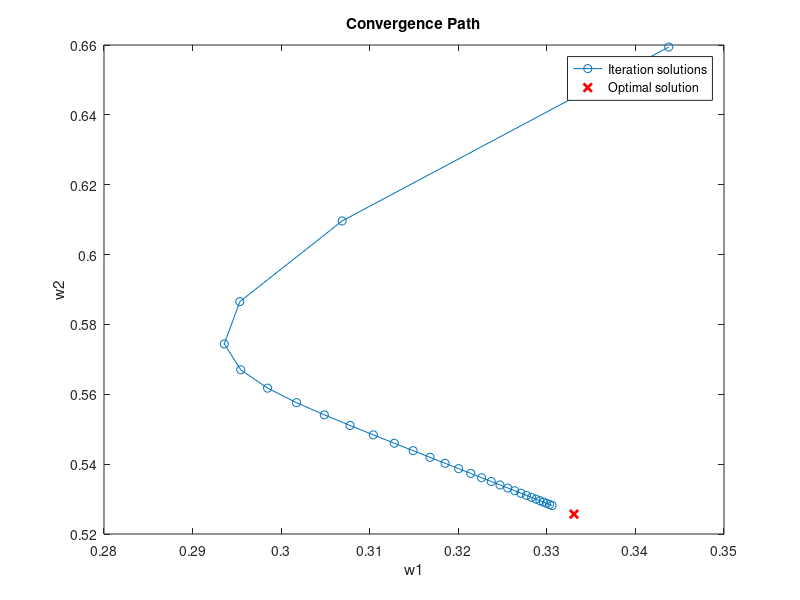
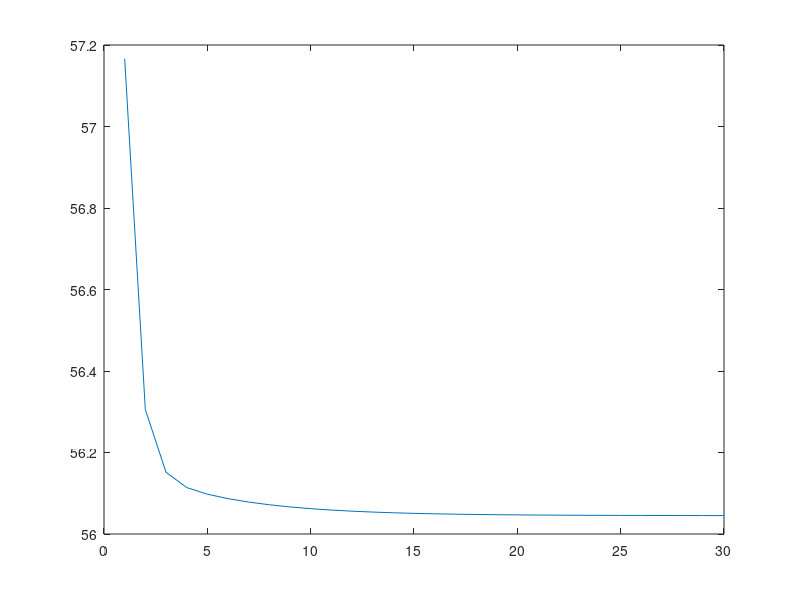

The MATLAB script that drew these images, in order:
clear all, close all, clc;

addpath ..\library\

x = rand(1,randi([100,200]));
M = 2;
num_iter = 30;

N = length(x);

% calculate autocorrelation
rx = xcorr(x, M, 'biased');
rx = N * rx(M+1:end)';

R = toeplitz(rx(1:M+1));

eigs_R = eig(R(2:end,2:end));
factor = 0.3; % with higher values it starts to oscillate

lambda_max = max(eigs_R);
mu_max = 2/lambda_max;

mu = factor * mu_max;

% compute optimal solution using "lpc"
w_o_opt = lpc(x, M);
w_o_opt = -w_o_opt(2:end)';

% init iteration solutions
w_o_partial = zeros(num_iter,M);
J_partial = zeros(num_iter,1);

J_min = sum(x.^2);

% initialize coefficients to random values between -1 and 1
w_o = 2*rand(1,M)'-1;

% perform gradient descent
for i = 1:num_iter % modify to do this until sufficient convergence is reached
    % update coefficients
    w_o = w_o + mu * (rx(2:end) - R(2:end,2:end) * w_o);
    w_o_partial(i,:) = w_o;
    J_partial(i) = J_min + (w_o - w_o_opt)' * R(2:end,2:end) * (w_o - w_o_opt);
    % e(i) = sum((w_o-w_o_opt).^2);
end

w1 = w_o_partial(:,1);
w2 = w_o_partial(:,2);

% plot solution vectors
plot(w1,w2,'-o');
hold on;
plot(w_o_opt(1),w_o_opt(2),'rx','LineWidth',2);

hold off;
xlabel('w1');
ylabel('w2');
title('Convergence Path');
legend('Iteration solutions', 'Optimal solution');

figure;
plot(1:num_iter,J_partial);
